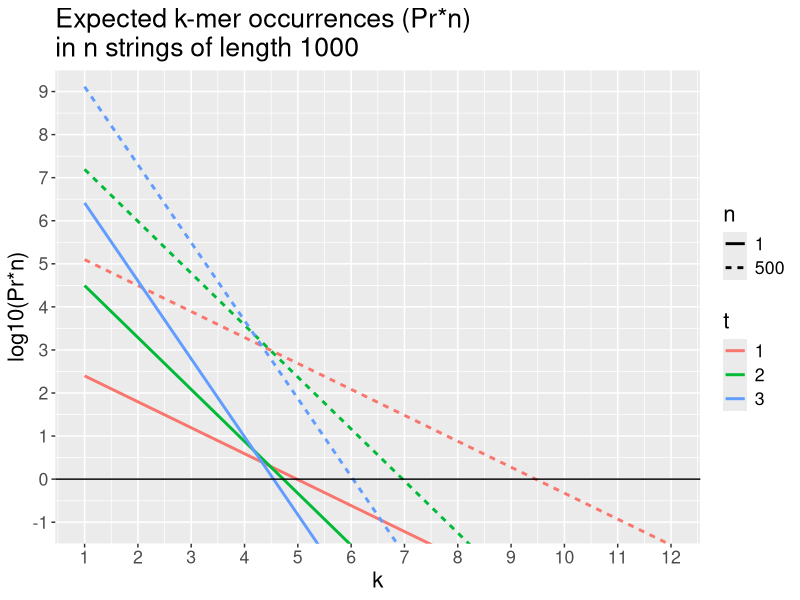

Write R code to recreate this figure.
library(ggplot2)

# length of each string
N = 1000
# number of letters in alphabet (A, C, G, T)
A = 4

# Pr(N, A, Pattern, t) denote the probability that a string Pattern appears t or
# more times in a random string of length N formed from an alphabet of A letters.
Pr <- function(N, A, k, t) {
	return(choose(N - t*(k - 1), t)/A^(t*k))
}

# function that constructs a data frame of Pr(N, A, Pattern, t) for given N, n and t,
# and varying k (here k = seq(1,12) - I am interested in k-mers with lengths 1..12)
get_Pr_data_frame <- function(N, n, t) {
	d <- data.frame(N = N, A = A, k = seq(1,12), t = rep(t, each = 12), n = n)
	d$Pr <- Pr(N, A, d$k, d$t)*n
	# id is a unique line identifier - it is need for grouping in plotting with geom_line
	d$id <- paste0(d$t, "_", d$n)
	return(d)
}

# construct a total data frame by varying n and t
d <- NULL
for (n in c(1, 500)) {
	for (t in c(1, 2, 3)) {
		d <- rbind(d, get_Pr_data_frame(N, n, t))
	}
}

# plot the total data frame
p <- ggplot(d, aes(x = k, y = log10(Pr), group = id)) +
	 geom_line(aes(color = as.factor(t), linetype = as.factor(n)), size = 1) +
	 geom_hline(yintercept = 0) +
	 coord_cartesian(ylim = c(-1, 9)) +
	 scale_x_continuous(breaks=seq(1, 12, 1)) +
	 scale_y_continuous(breaks=seq(-1, 9, 1)) +
	 labs(x = "k", y = "log10(Pr*n)", 
	 	title = paste0("Expected k-mer occurrences (Pr*n)\nin n strings of length ", N),
	 	color = "t", linetype = "n") +
	 theme(text = element_text(size = 16))
png(file = "figures/kmer-expect-occur.png", width = 600, height = 400)
print(p)
dev.off()
